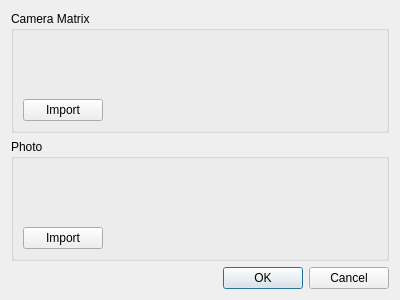
<?xml version="1.0" encoding="UTF-8"?>
<ui version="4.0">
 <class>openDialog</class>
 <widget class="QDialog" name="openDialog">
  <property name="geometry">
   <rect>
    <x>0</x>
    <y>0</y>
    <width>400</width>
    <height>300</height>
   </rect>
  </property>
  <property name="windowTitle">
   <string>Open</string>
  </property>
  <layout class="QGridLayout" name="gridLayout">
   <item row="0" column="0" colspan="2">
    <widget class="QGroupBox" name="cameraGroupBox">
     <property name="title">
      <string>Camera Matrix</string>
     </property>
     <layout class="QVBoxLayout" name="verticalLayout">
      <item>
       <widget class="QLabel" name="cameraMatrixDirLabel">
        <property name="text">
         <string/>
        </property>
        <property name="wordWrap">
         <bool>true</bool>
        </property>
       </widget>
      </item>
      <item>
       <layout class="QHBoxLayout" name="horizontalLayout">
        <item>
         <widget class="QPushButton" name="importCamMatrixButton">
          <property name="text">
           <string>Import</string>
          </property>
         </widget>
        </item>
        <item>
         <spacer name="horizontalSpacer_2">
          <property name="orientation">
           <enum>Qt::Horizontal</enum>
          </property>
          <property name="sizeHint" stdset="0">
           <size>
            <width>278</width>
            <height>20</height>
           </size>
          </property>
         </spacer>
        </item>
       </layout>
      </item>
     </layout>
    </widget>
   </item>
   <item row="1" column="0" colspan="2">
    <widget class="QGroupBox" name="photoGroupBox">
     <property name="title">
      <string>Photo</string>
     </property>
     <layout class="QVBoxLayout" name="verticalLayout_2">
      <item>
       <widget class="QLabel" name="photoDirLabel">
        <property name="text">
         <string/>
        </property>
        <property name="wordWrap">
         <bool>true</bool>
        </property>
       </widget>
      </item>
      <item>
       <layout class="QHBoxLayout" name="horizontalLayout_2">
        <item>
         <widget class="QPushButton" name="importPhotoButton">
          <property name="text">
           <string>Import</string>
          </property>
         </widget>
        </item>
        <item>
         <spacer name="horizontalSpacer_3">
          <property name="orientation">
           <enum>Qt::Horizontal</enum>
          </property>
          <property name="sizeHint" stdset="0">
           <size>
            <width>278</width>
            <height>20</height>
           </size>
          </property>
         </spacer>
        </item>
       </layout>
      </item>
     </layout>
    </widget>
   </item>
   <item row="2" column="0">
    <spacer name="horizontalSpacer">
     <property name="orientation">
      <enum>Qt::Horizontal</enum>
     </property>
     <property name="sizeHint" stdset="0">
      <size>
       <width>285</width>
       <height>20</height>
      </size>
     </property>
    </spacer>
   </item>
   <item row="2" column="1">
    <widget class="QDialogButtonBox" name="buttonBox">
     <property name="orientation">
      <enum>Qt::Horizontal</enum>
     </property>
     <property name="standardButtons">
      <set>QDialogButtonBox::Cancel|QDialogButtonBox::Ok</set>
     </property>
    </widget>
   </item>
  </layout>
 </widget>
 <resources/>
 <connections>
  <connection>
   <sender>buttonBox</sender>
   <signal>accepted()</signal>
   <receiver>openDialog</receiver>
   <slot>accept()</slot>
   <hints>
    <hint type="sourcelabel">
     <x>248</x>
     <y>254</y>
    </hint>
    <hint type="destinationlabel">
     <x>157</x>
     <y>274</y>
    </hint>
   </hints>
  </connection>
  <connection>
   <sender>buttonBox</sender>
   <signal>rejected()</signal>
   <receiver>openDialog</receiver>
   <slot>reject()</slot>
   <hints>
    <hint type="sourcelabel">
     <x>316</x>
     <y>260</y>
    </hint>
    <hint type="destinationlabel">
     <x>286</x>
     <y>274</y>
    </hint>
   </hints>
  </connection>
 </connections>
</ui>
